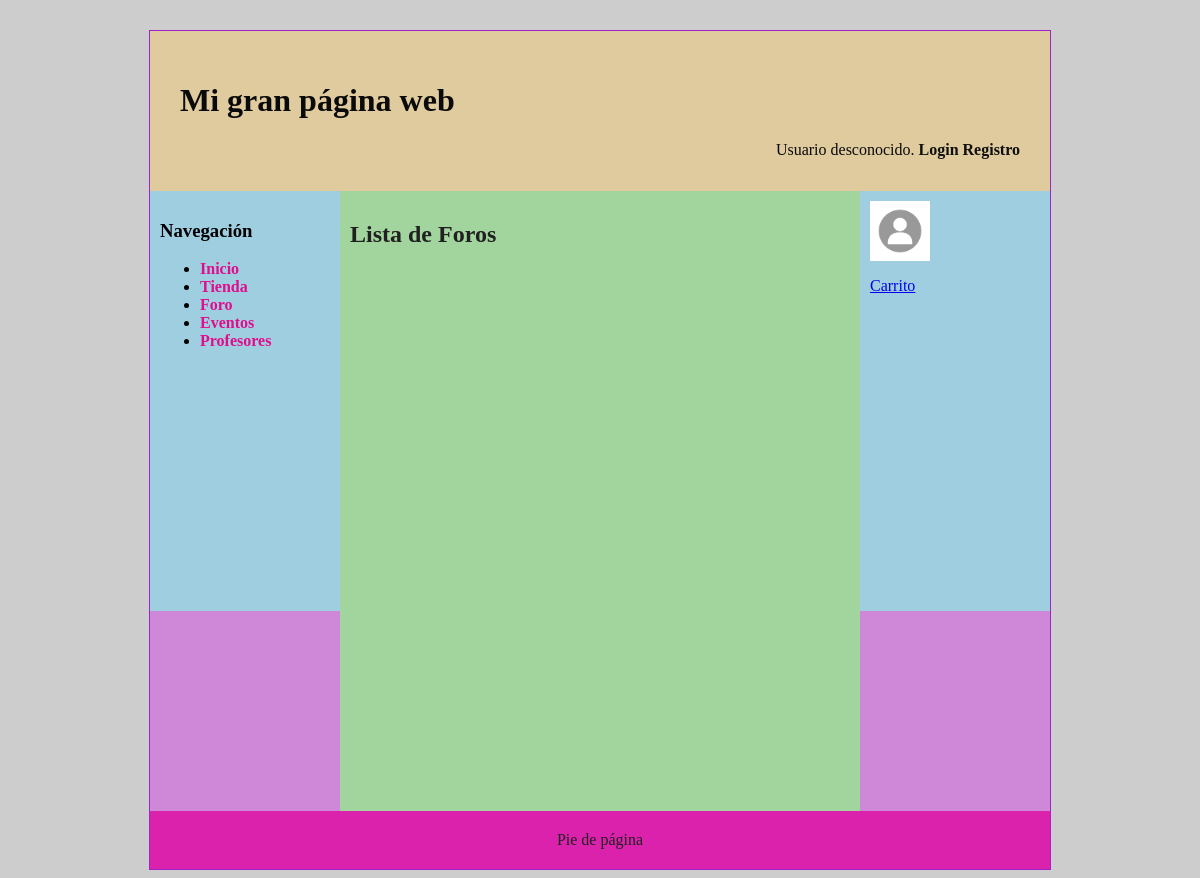
Before: /foros.php with the older database file.
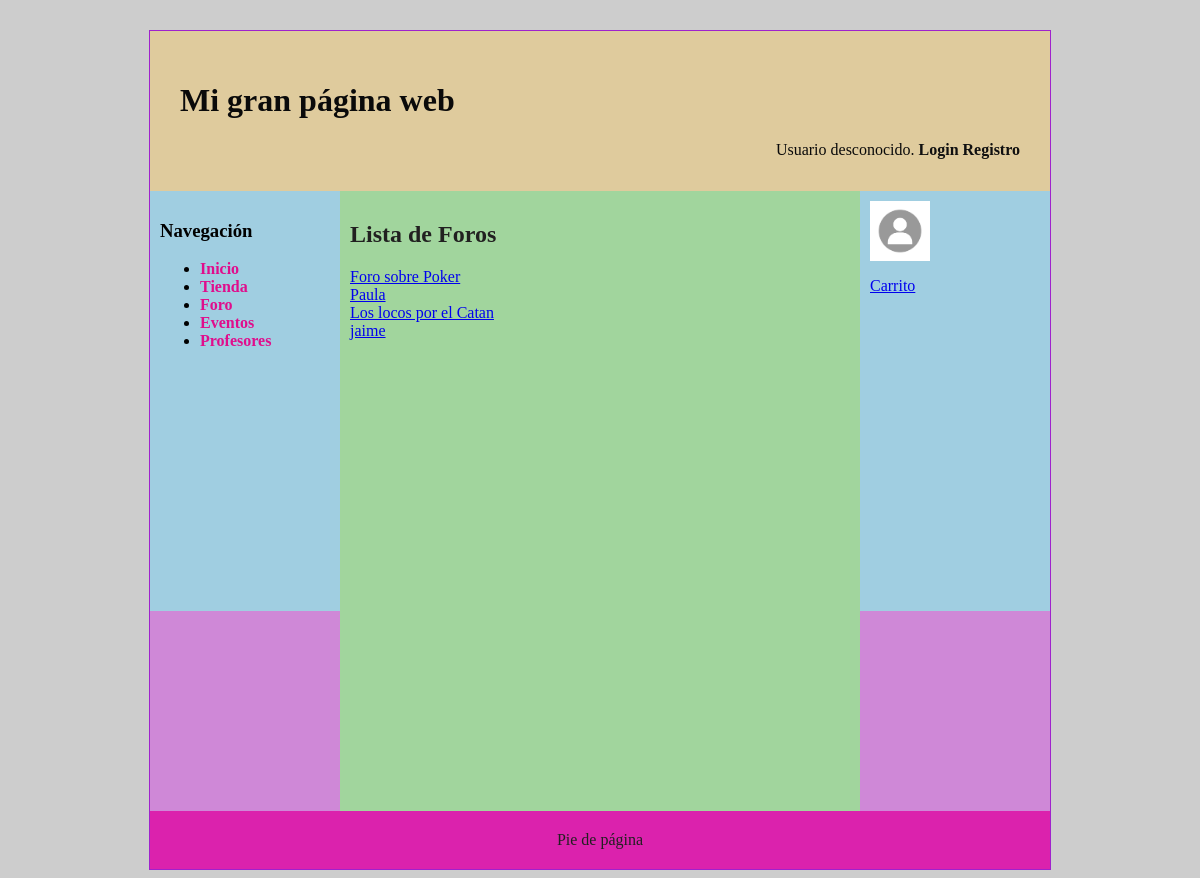
After: the same page with the newer database file.
### tables this page shows
CREATE TABLE `foros` (
  `id` int(11) NOT NULL,
  `titulo` varchar(25) NOT NULL,
  `autor` varchar(50) NOT NULL
);

### includes/src/BD.php (called while the page is built, shortened)
<?php
class BD
{
    private static $instancia;
    public static function getInstance()
    {
        if (!self::$instancia instanceof self) {
            self::$instancia = new static();
        }
        return self::$instancia;
    }
    private $rutaRaizApp;
    private $dirInstalacion;
    private $inicializada;
    private function __construct()
    {
        $this->inicializada = false;
    }
    public function init($bdDatosConexion, $rutaApp = RUTA_APP, $dirInstalacion = __DIR__. '/../')
    {
        if (!$this->inicializada) {
            $this->rutaRaizApp = $rutaApp;
            $this->dirInstalacion = $dirInstalacion;
            $tamDirInstalacion = mb_strlen($this->dirInstalacion);
            if ($tamDirInstalacion > 0) {
                $ultimoChar = mb_substr($this->dirInstalacion, $tamDirInstalacion-1, 1);
                if ($ultimoChar === DIRECTORY_SEPARATOR || $ultimoChar === '/') {
                    $this->dirInstalacion = mb_substr($this->dirInstalacion, 0, $tamDirInstalacion - 1);
                }
            }
            $this->inicializada = true;
        }
    }
    public function resuelve($path = '')
    {
        $rutaAppLongitudPrefijo = mb_strlen($this->rutaRaizApp);
        return $this->rutaRaizApp . $path;
    }
    public function doInclude($path = '', &$params= [])
    {
        $this->doIncludeInterna($path, $params);
    }
    private function doIncludeInterna($path, &$params)
    {
        include($this->dirInstalacion  . $path);
    }
    public function generaVista(string $rutaVista, &$params)
    {
        $params['app'] = $this;
        $rutaVista = "/vistas{$rutaVista}";
        $this->doIncludeInterna($rutaVista, $params);
    }
    public function usuarioLogueado()
    {
        return ($_SESSION['login'] ?? false) === true;
    }
}

### includes/vistas/helpers/utils.php (called while the page is built, shortened)
<?php
function resuelve($path = ''){
    $app = \es\ucm\fdi\aw\src\BD::getInstance();
    $url = $app->resuelve($path);
    return $url;
}

### includes/src/Foros/Foro.php (called while the page is built, shortened)
<?php
class Foro
{
    private $id;
    private $autor;
    private $titulo;
    private function __construct($id, $autor, $titulo)
    {
        $this->id = $id !== null ? intval($id) : null;
        $this->autor = $autor;
        $this->titulo = $titulo;
    }
    public static function listarForos()
    {
        $conn = BD::getInstance()->getConexionBd();
        $query = sprintf("SELECT * FROM foros");
        $rs = $conn->query($query);
        $foros = array();
        if ($rs) {
            while ($fila = $rs->fetch_assoc()) {
                $foro = new Foro(
                    $fila['id'],
                    $fila['autor'],
                    $fila['titulo']
                );
                $foros[] = $foro;
            }
        }
        return  $foros;
    }
    public function getId()
    {
        return $this->id;
    }
    public function getAutor()
    {
        return $this->autor;
    }
    public function getTitulo()
    {
        return $this->titulo;
    }
}

### includes/src/Foros/listaForos.php (the view, shortened to what this page needs)
<?php
    echo '<link rel="stylesheet" type="text/css" href="' . RUTA_CSS . '/imagenes.css">';
    $contenidoPrincipal = listaForos();
?>
<?php
function listaForos()
{
    $foros = Foro::listarForos();
    $html = "<div class='foro'>";
    foreach ($foros as $foro) {
        $html .= visualizaForo($foro);
    }
    $html .= "</div>";
    return $html;
}
function visualizaForo($foro) {
    $rutaVerForo = resuelve('/includes/src/Mensajes/verConversacion.php');
    $html = '<div class="foro">';
    $html .= '<a href="'.$rutaVerForo.'?idForo='.$foro->getId().'">';
    $html .= '<div class="foro_titulo">' . $foro->getTitulo() . '</div>';
    $html .= '<div class="foro_autor">' . $foro->getAutor() . '</div>';
    $html .= '</a>';
    $html .= '</div>';
    return $html;
}
?>

### foros.php (shortened to what this page needs)
<?php
require_once __DIR__.'/includes/src/Foros/Foro.php';
require_once __DIR__.'/includes/src/Foros/ListaForos.php';
$tituloPagina = 'Lista de Foros';
$foros = listaForos();
$contenidoPrincipal = <<<HTML
    <h1>Lista de Foros</h1>
    <div class="contenedor-foros">
        $foros
    </div>
HTML;
$params = ['tituloPagina' => $tituloPagina, 'contenidoPrincipal' => $contenidoPrincipal];
$app->generaVista('/plantillas/plantilla.php', $params);
?>

### includes/vistas/plantillas/plantilla.php (shortened to what this page needs)
<?php
$params['app']->doInclude('/vistas/helpers/plantilla.php');
?>
<!DOCTYPE html>
<html>
<head>
	<link rel="stylesheet" type="text/css" href="<?= $params['app']->resuelve('/css/estilo.css') ?>" /></head>
<body>
<div id="contenedor">
<?php
$params['app']->doInclude('/vistas/comun/cabecera.php', $params);
$params['app']->doInclude('/vistas/comun/sidebarIzq.php', $params);
?>
	<main>
		<article>
			<?= $params['contenidoPrincipal'] ?>
		</article>
	</main>
<?php
$params['app']->doInclude('/vistas/comun/sidebarDer.php', $params);
$params['app']->doInclude('/vistas/comun/pie.php', $params);
?>
</div>
</body>
</html>

### includes/vistas/comun/cabecera.php (shortened to what this page needs)
<?php
function mostrarSaludo()
{
    $html = '';
    $app = BD::getInstance();
    if ($app->usuarioLogueado()) {
        $nombreUsuario = $app->nombreUsuario();
        $formLogout = new FormularioLogout();
        $htmlLogout = $formLogout->gestiona();
        $html = "Bienvenido, {$nombreUsuario}. $htmlLogout";
    } else {
        $loginUrl = $app->resuelve('/login.php');
        $registroUrl = $app->resuelve('/registro.php');
        $html = <<<EOS
        Usuario desconocido. <a href="{$loginUrl}">Login</a> <a href="{$registroUrl}">Registro</a>
      EOS;
    }
    return $html;
}
?>
<header>
    <h1><?= $params['cabecera'] ?? 'Mi gran página web' ?></h1>
    <div class="saludo">
        <?= mostrarSaludo(); ?>
    </div>
</header>

### includes/vistas/comun/sidebarIzq.php
<nav id="sidebarIzq">
	<h3>Navegación</h3>
	<ul>
		<li><a href="<?= RUTA_APP?>/index.php">Inicio</a></li>
		<li><a href="<?= RUTA_APP?>/tienda.php">Tienda</a></li>
		<li><a href="<?= RUTA_APP?>/foros.php">Foro</a></li>
		<li><a href="<?= RUTA_APP?>/eventos.php">Eventos</a></li>
		<li><a href="<?= RUTA_APP?>/profesores.php">Profesores</a></li>
	</ul>
</nav>

### includes/vistas/comun/sidebarDer.php (shortened to what this page needs)
<aside id="sidebarDer">
<?php
$app = BD::getInstance();
if (!$app->usuarioLogueado())  : $avatar =(RUTA_IMGS . 'images/avatarPorDefecto.png');?>
        <img src="<?php echo $avatar; ?>" alt="Avatar por defecto" width="60" height="60">
    <?php endif; ?>
    <div class="sidebar-section" id="carrito">
        <p><a href="<?php echo resuelve('/includes/carrito_usuario.php'); ?>">Carrito</a></p>
    </div>
</aside>

### includes/vistas/comun/pie.php
<footer>
	Pie de página
</footer>

### css/estilo.css (style rules this page uses)
body { background-color: #CDCDCD; }
div#contenedor { width: 900px; margin: auto; border: 1px solid rgb(159, 34, 205); background-color: #cf88d7; margin-top: 30px; }
header { padding: 30px; height: 100px; background-color: #e8f17ea4; color: rgb(10, 10, 10); }
header a, header a:visited { color: rgb(16, 16, 16); font-weight: bold; text-decoration: none; }
nav { padding: 10px; float: left; width: 170px; height: 400px; background-color: #a0cee1; }
nav a, nav a:visited { color: rgb(224, 13, 140); font-weight: bold; text-decoration: none; }
aside { padding: 10px; float: right; width: 170px; height: 400px; background-color: #a0cee1; }
main { padding: 10px; float: left; min-height: 600px; width: 500px; background-color: rgb(161, 213, 157); color: rgb(33, 32, 32); }
footer { clear: both; padding: 20px; background-color: #db22ad; color: rgb(33, 32, 32); text-align: center; }
div.saludo { width: 100%; text-align: right; }

Changed rows visible on the page:
added foros: titulo "Foro sobre Poker", autor "Paula"
added foros: titulo "Los locos por el Catan", autor "jaime"
